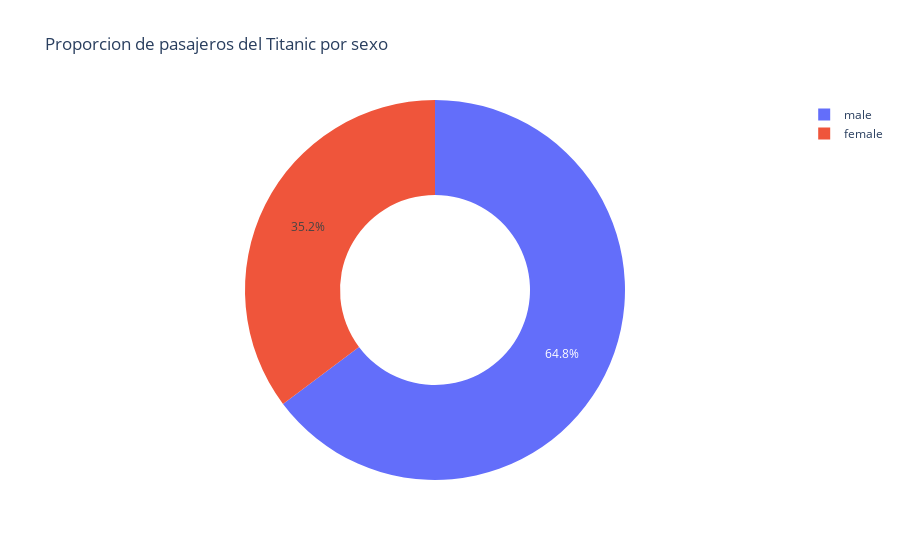

The notebook cell this image was saved under:
### Code cell
fig = px.pie(
    pasajeros2,
    names='Sex',
    values='PassengerId',
    title='Proporcion de pasajeros del Titanic por sexo',
    hole=0.5 # convertirlo en dona
)

fig.show() # podemos agregar y quitar categorias

### Figure 1 — Plotly figure (JSON) as saved in the notebook; plotly's stock layout.template omitted (floating-point values rounded to 4 significant figures)
{"data": [{"domain": {"x": [0, 1], "y": [0, 1]}, "hole": 0.5, "hovertemplate": "Sex=%{label}<br>PassengerId=%{value}<extra></extra>", "labels": ["female", "male"], "legendgroup": "", "name": "", "showlegend": true, "type": "pie", "values": [314, 577]}], "layout": {"legend": {"tracegroupgap": 0}, "title": {"text": "Proporcion de pasajeros del Titanic por sexo"}}}
